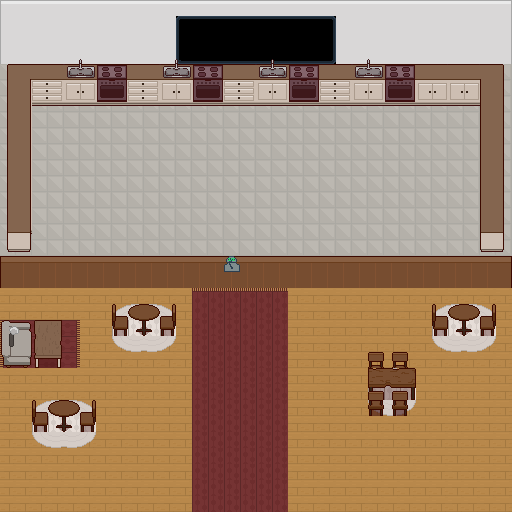

Below is a game level as drawn by its tile map, then a one-line description and the .tmx that defines it (tile-layer data replaced by summaries):
An orthogonal 32x32 tile map with 16x16 px tiles, 4 tile layers (floor, carpet, tiles, items), 6 tilesets and 8 objects (player).

<map version="1.10" tiledversion="1.11.2" orientation="orthogonal" renderorder="right-down" width="32" height="32" tilewidth="16" tileheight="16" infinite="0" nextlayerid="6" nextobjectid="9">
 <tileset firstgid="1" name="floorswalls_LRK" tilewidth="16" tileheight="16" tilecount="224" columns="14">
  <image source="assets/pixelinterior_LRK/floorswalls_LRK.png" width="224" height="256" />
 </tileset>
 <tileset firstgid="225" name="kitchen_LRK" tilewidth="16" tileheight="16" tilecount="650" columns="26">
  <image source="assets/pixelinterior_LRK/kitchen_LRK.png" width="416" height="400" />
 </tileset>
 <tileset firstgid="875" name="cabinets_LRK" tilewidth="16" tileheight="16" tilecount="1175" columns="47">
  <image source="assets/pixelinterior_LRK/cabinets_LRK.png" width="752" height="405" />
 </tileset>
 <tileset firstgid="2050" name="Sprite-0002" tilewidth="16" tileheight="16" tilecount="1" columns="1">
  <image source="assets/Sprite-0002.png" width="16" height="16" />
 </tileset>
 <tileset firstgid="2051" name="Sprite-0003" tilewidth="16" tileheight="16" tilecount="12" columns="4">
  <image source="assets/Sprite-0003.png" width="64" height="48" />
 </tileset>
 <tileset firstgid="2063" name="livingroom_LRK" tilewidth="16" tileheight="16" tilecount="1014" columns="39">
  <image source="assets/pixelinterior_LRK/livingroom_LRK.png" width="624" height="416" />
 </tileset>
 <layer id="1" name="floor" width="32" height="32">
  <data>[1024 cells, 1024 non-empty, 20 distinct tile ids]</data>
 </layer>
 <layer id="5" name="carpet" width="32" height="32">
  <data>[1024 cells, 147 non-empty, 15 distinct tile ids]</data>
 </layer>
 <layer id="3" name="tiles" width="32" height="32">
  <data>[1024 cells, 262 non-empty, 78 distinct tile ids]</data>
 </layer>
 <layer id="4" name="items" width="32" height="32">
  <data>[1024 cells, 7 non-empty, 7 distinct tile ids]</data>
 </layer>
 <objectgroup id="2" name="collisions">
  <object id="1" x="-21.7251" y="-0.93175" width="21" height="514.394" />
  <object id="2" x="512.941" y="-1.43192" width="22" height="514.712" />
  <object id="3" x="-21.9417" y="-17.1939" width="556.667" height="16.5837" />
  <object id="4" x="-21.4073" y="512.307" width="556.394" height="18.5231" />
  <object id="5" name="player" x="241.5" y="176.5">
   <point />
  </object>
  <object id="6" x="223.75" y="256.125" width="16.25" height="15.875" />
  <object id="7" x="-0.125" y="256.063" width="223.841" height="30.875" />
  <object id="8" x="240.625" y="256.563" width="271.25" height="30.875" />
 </objectgroup>
</map>
